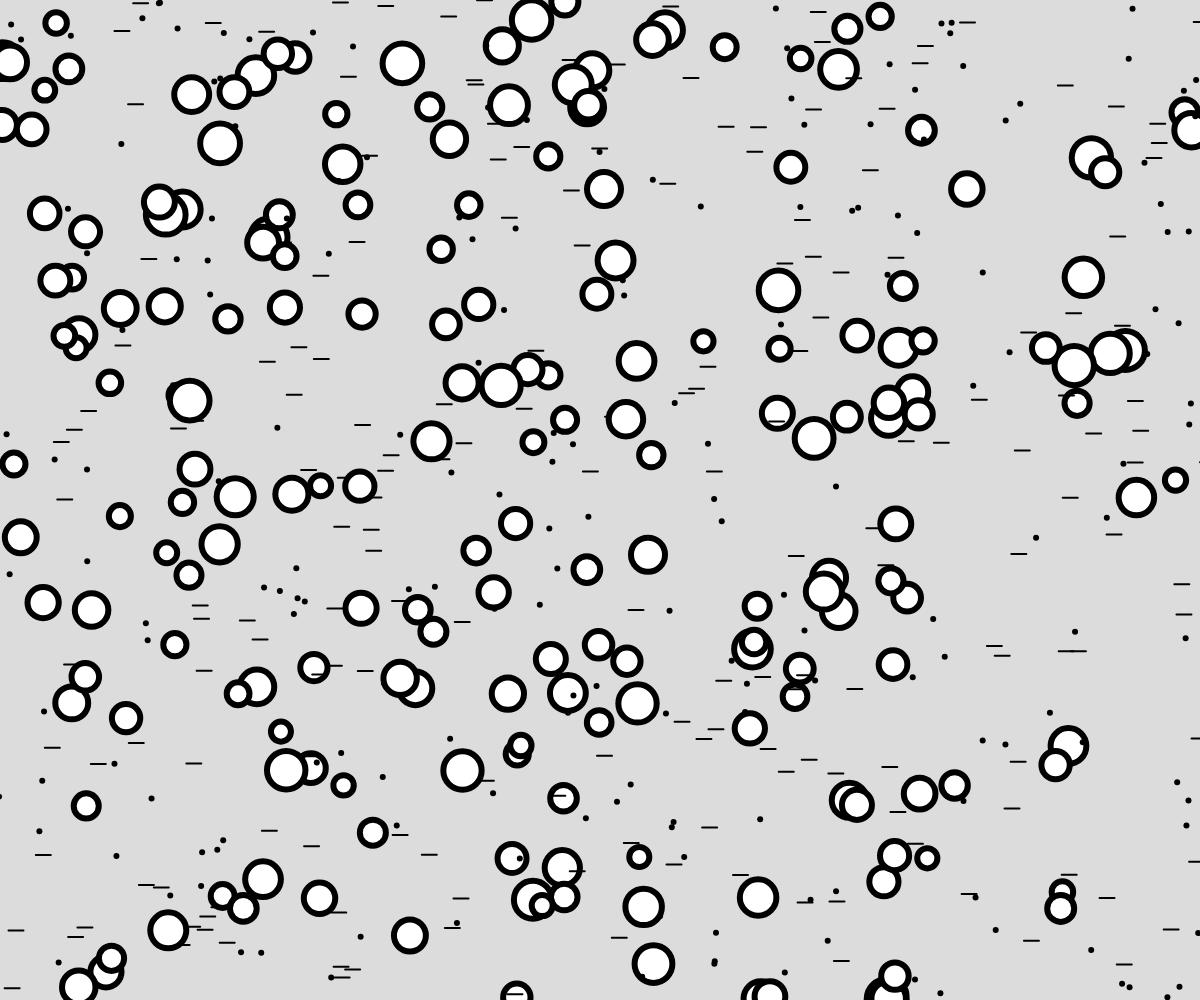
Frame 1 (no input)
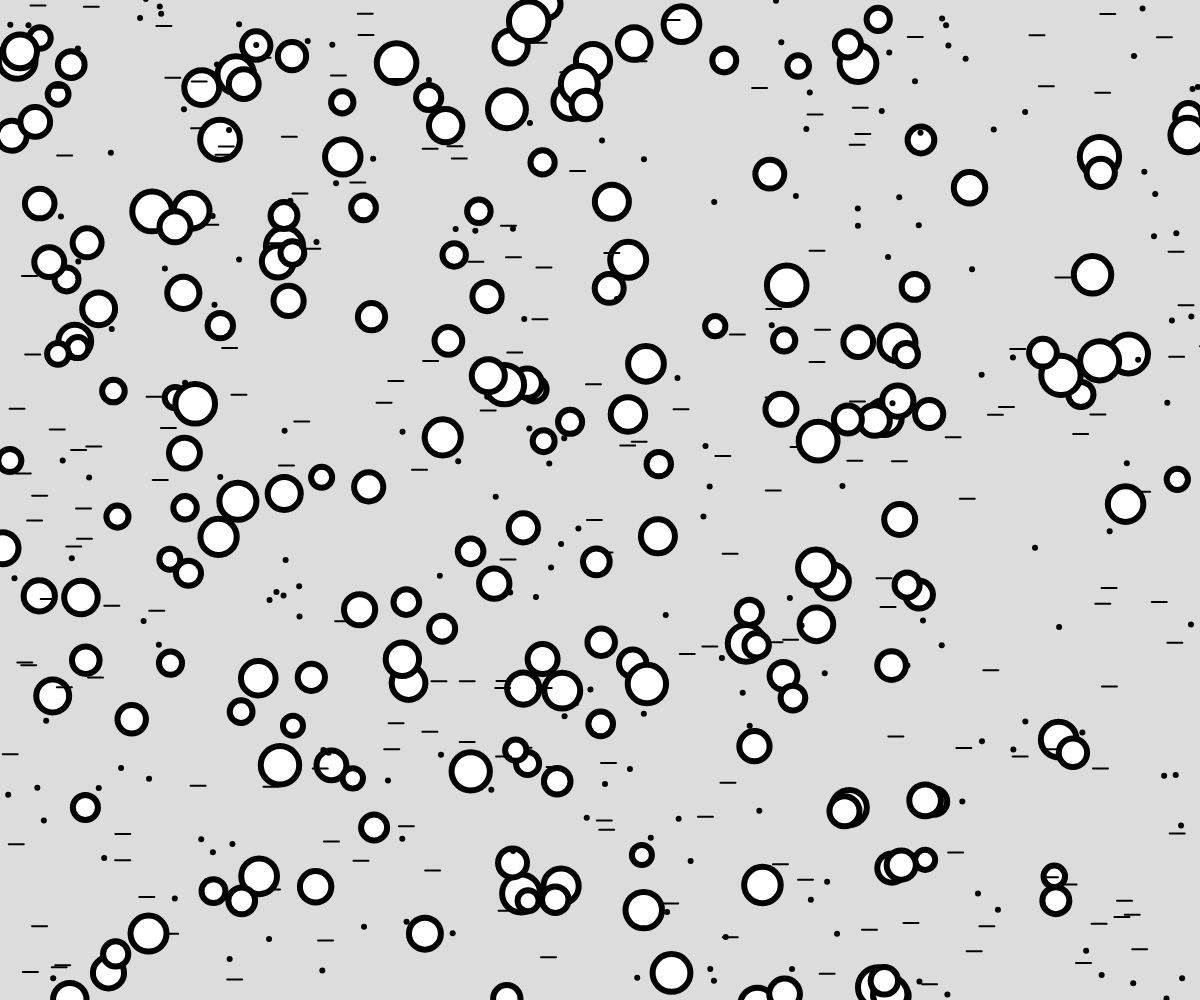
Frame 60 (no input)
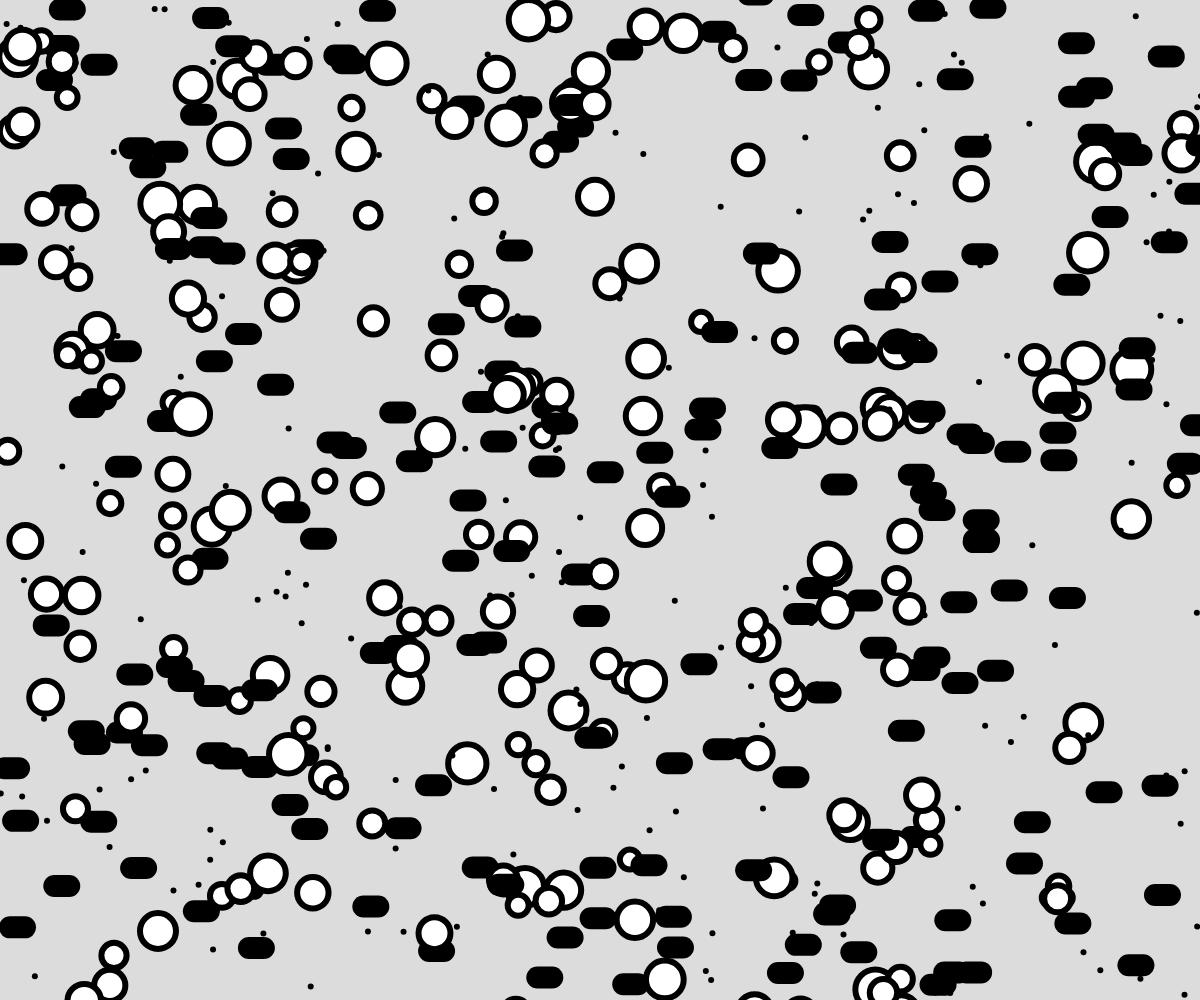
Frame 120 (the mouse pressed at the canvas centre since frame 60)

The p5.js sketch that drew these frames (run headless with seeded random() and noise() and a simulated clock; from frame 60 on, the mouse is pressed at the canvas centre):

// p5.js sketch
// ── sketch.js
// Project Title
// Your Name
// Date
//
// Extra for Experts:
// - describe what you did to take this project "above and beyond"


let objects = [];

function setup() {
  createCanvas(windowWidth, windowHeight);
  for(let i = 0; i < 200; i++)
  {
    objects.push(new AnimatedObject(random(width), random(height)));
    objects.push(new CircleObject(random(width), random(height)));
    objects.push(new LineObject());
  }
}


function draw() {
  background(220);
  for(let o of objects)
  {
    o.move();
    o.display();
  }
}


// ── An.js
class AnimatedObject
{
  //construtor
  constructor(x,y)
  {
    this.x = x;
    this.y = y;
    this.size = 6;
  }

  //class methods
  move()
  {
    this.x += random(-2,2);
    this.y += random(-2,2);
  }


  display()
  {
    strokeWeight(this.size);
    point(this.x, this.y);
  }
}
// ── B.js
class CircleObject extends AnimatedObject
{
    constructor(x,y)
    {
        super(x,y); // run parent class constructor
        // we can also add on to what was in the parent class

        this.size = random(20,40);
    }


    //no mention of move()... we get an exact copy of move() from parent class

    display()
    {
        if(dist(this.x, this.y, mouseX, mouseY) < this.size/2)
        {
            fill(255,0,0);
        }
        else fill(255);
        circle(this.x, this.y, this.size);
    }
}
// ── c.js
class LineObject extends AnimatedObject
{
    constructor()
    {
        super(random(width), random(height));
    }

    move()
    {
        super.move();
        this.x -= 5;

        if(this.x < 0 ) this.x = width;
    }

    display()
    {
        if(mouseIsPressed)
        {
            strokeWeight(22);
        }
        else strokeWeight(2);

        line(this.x, this.y, this.x + 15, this.y);
    }
}
